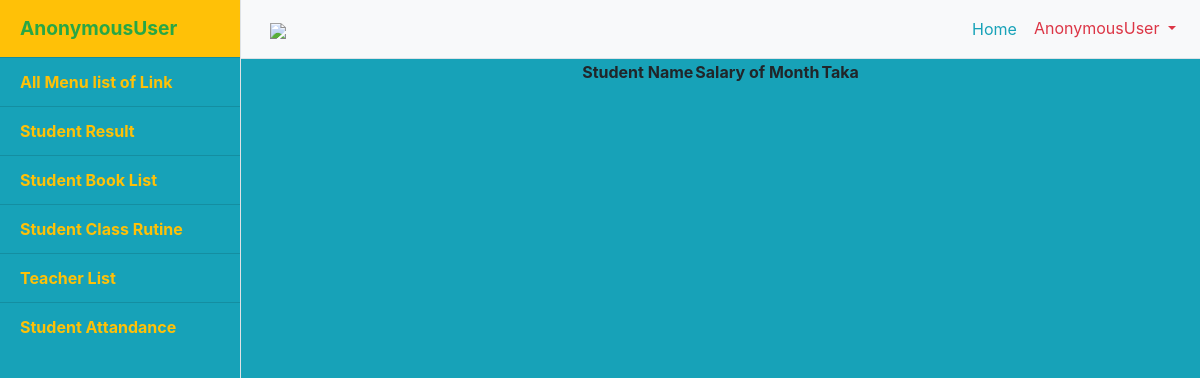
The page /emplyeelink/ on the database as committed earlier.
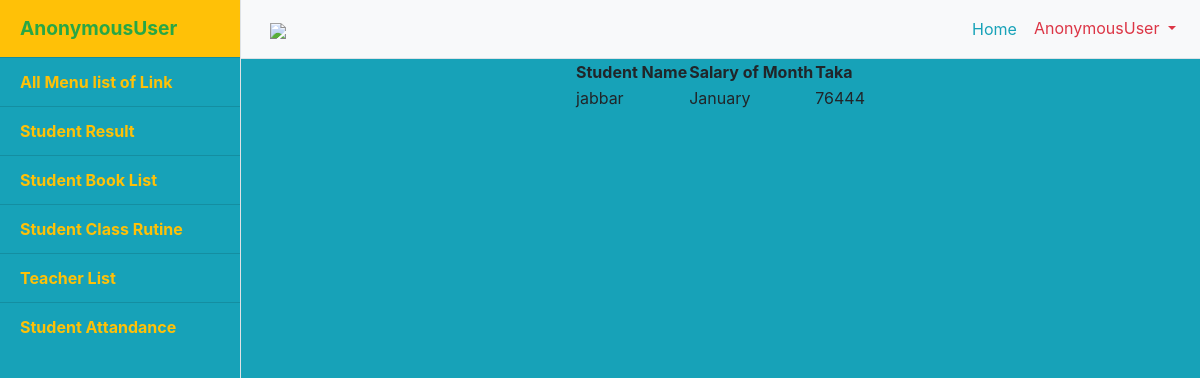
The same page on the database as committed later.
### projectapp/models.py (models this page shows, shortened)
class stdaccountingsite(models.Model):
    user = models.ForeignKey(User, on_delete=models.CASCADE, related_name="stdaccountingsite")
    selary_month = models.CharField(choices=salaryofmonth, default='January', max_length=30)
    monthof_amount = models.CharField(max_length=30)

### projectapp/views.py (the view)
# urls.py: path('emplyeelink/', views.emplyeepage, name='emplyeelink'),
def emplyeepage(request):
	data = stdaccountingsite.objects.all()
	return render(request, 'emplyee.html', {'data':data})

### templates/emplyee.html (shortened to what this page needs)
{% load static %}
<!DOCTYPE html>
<html lang="en">
<head>
  <link rel="stylesheet" type="text/css" href="http://ajax.aspnetcdn.com/ajax/jquery.dataTables/1.9.4/css/jquery.dataTables.css">
     <link rel="stylesheet" href="https://stackpath.bootstrapcdn.com/bootstrap/4.3.1/css/bootstrap.min.css">
  <link href="{% static 'dashboard/vendor/bootstrap/css/bootstrap.min.css' %}" rel="stylesheet">
  <link href="{%static 'dashboard/css/simple-sidebar.css' %}" rel="stylesheet">
  <link rel="stylesheet" href="https://stackpath.bootstrapcdn.com/bootstrap/4.3.1/css/bootstrap.min.css">
   <link rel="stylesheet" href="https://cdnjs.cloudflare.com/ajax/libs/font-awesome/4.7.0/css/font-awesome.min.css">
</head>
<body class="bg-info">
  <div class="d-flex" id="wrapper">
              {% include 'sidebar.html' %}
<div class="container">
 <div class="row">
        <div class="col-md-12">
  <center>
  <table id="example">
    <thead>
      <tr>
        <th>Student Name</th>
        <th>Salary of Month</th>
        <th>Taka</th>
      </tr>
    </thead>
    {% for data in data %}
    <tr>
      <td>{{data.user}}</td>
      <td>{{data.selary_month}}</td>
      <td>{{data.monthof_amount}}</td>
    </tr>
    {% endfor %}
  </table>
  </center>
</div>
</div>
</div>
  </div>
</body>
</html>

Rows that differ between the two databases and show on the page:
added stdaccountingsite: user "jabbar", selary_month "January", monthof_amount "76444"
